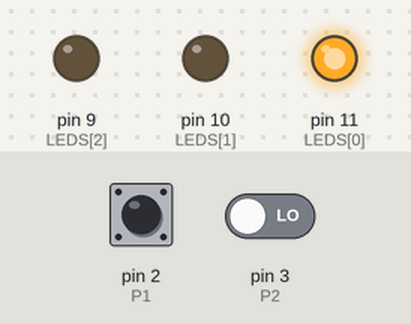
The sketch below on a simulated Arduino Uno, built with avr-gcc and run on an emulated ATmega328P. Parts: output pins drawn as LEDs (lit = HIGH). Inputs (shaded band) come from the test bench; at power-on: pin 2 (P1) HIGH, pin 3 (P2) LOW.

Above: at 1.2 s.
1.3 s: pin 2 (P1) pulled LOW for 0.15 s
At 2.2 s:
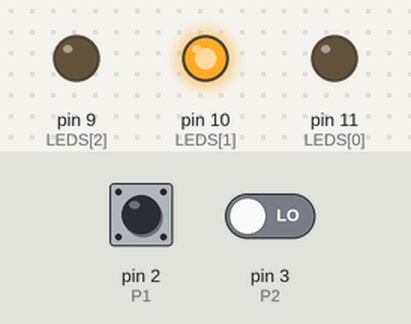
2.9 s: pin 3 (P2) driven HIGH
At 3.9 s:
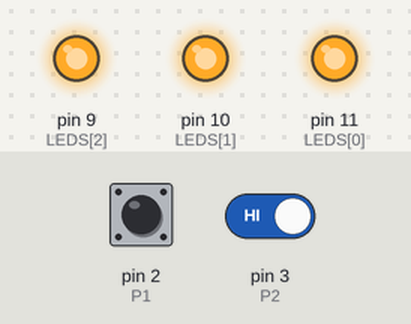
4.4 s: pin 3 (P2) driven LOW
At 5.1 s:
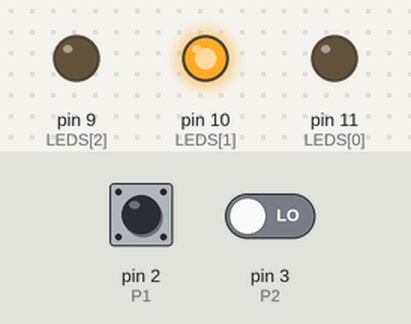
5.9 s: pin 2 (P1) pulled LOW for 1 s
At 8.1 s:
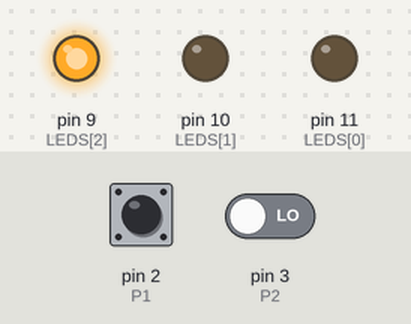
8.4 s: pin 2 (P1) pulled LOW for 3.2 s
At 12.0 s:
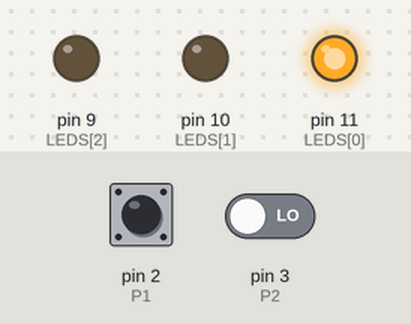
Timing chart, 0 to 13.5 s (numbered marks = the images above; inputs shaded):
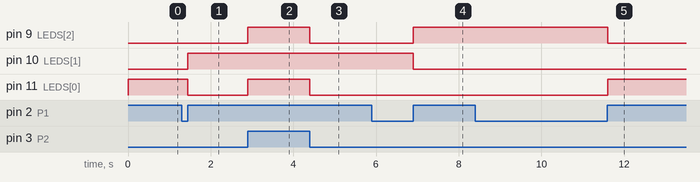

The sketch:

soluzione-B-medio-prova-lampade.ino
```cpp
/*
===============================================================================
CONSEGNA - ESERCIZIO B (MEDIO) - Pannello con selettore di modo e prova lampade
===============================================================================
Classe terza - Sistemi e reti
Argomenti: pull-up e pull-down, pulsanti senza memoria, rimbalzi e ipotesi di
progetto, polling non bloccante su un solo fronte (versioni 1 e 4).

Molti pannelli di macchine hanno un tasto "prova lampade": finche' e' premuto
tutte le spie si accendono, cosi' l'operatore vede se qualcuna e' bruciata.
Realizzate in Tinkercad un pannello con tre spie, un tasto che sceglie il modo
di funzionamento e un tasto di prova lampade.

OBIETTIVO
Sullo stesso pannello convivono un pulsante SENZA memoria (prova lampade:
conta solo il livello, finche' e' premuto) e un pulsante CON memoria (il
selettore: ogni rilascio fa avanzare il modo). I due pulsanti sono collegati
in modo diverso, uno in pull-down e uno in pull-up.

CIRCUITO IN TINKERCAD (Arduino Uno R3)
 Componente               Collegamento                     A cosa serve
 Pulsante SELEZIONE (P1)  tra il pin 2 e GND               premuto porta il pin 2 a LOW
                          (pull-up interno, INPUT_PULLUP)
 Pulsante PROVA (P2)      tra il pin 3 e 5V                premuto porta il pin 3 a HIGH
 Resistenza 10 kOhm       tra il pin 3 e GND               pull-down di P2
 LED verde  (MANUALE)     pin 11, con resistenza 220 Ohm   spia del modo 0
 LED giallo (AUTOMATICO)  pin 10, con resistenza 220 Ohm   spia del modo 1
 LED rosso  (MANUTENZ.)   pin 9,  con resistenza 220 Ohm   spia del modo 2

REQUISITI
 1. All'accensione il modo e' MANUALE: acceso solo il LED verde.
 2. A ogni RILASCIO di P1 il modo avanza: MANUALE -> AUTOMATICO ->
    MANUTENZIONE -> MANUALE ... ed e' acceso solo il LED del modo corrente.
 3. Finche' P2 e' premuto i tre LED sono tutti accesi; al rilascio di P2 torna
    acceso solo il LED del modo corrente. P2 non cambia mai il modo.
 4. Ogni pressione di P1 fa avanzare il modo di un solo passo.
 5. Il programma non e' bloccante: P2 risponde anche mentre P1 e' premuto.

VINCOLI SUL CODICE
 - P1 si gestisce con la versione 4 della dispensa sul polling su un solo
   fronte (schedulatore non bloccante, TBASE = 50 ms, variabile precval).
   Attenzione: P1 e' in pull-up, quindi il rilascio e' un fronte di SALITA e
   la callback e' doOnRise().
 - doOnRise() cambia solo la variabile del modo (byte modo, 0..2).
 - P2 si legge a ogni giro di loop() con digitalRead(), SENZA debounce.
 - Un solo punto del codice decide quali LED accendere, in base a modo e a P2.
 - Nessun delay().

COME PROVARLO
 [ ] All'avvio e' acceso solo il verde.
 [ ] Tre clic su P1: giallo, rosso, di nuovo verde. Il cambio avviene al
     rilascio, non alla pressione.
 [ ] Tenete premuto P2: tutti accesi; rilasciate: torna il modo di prima.
 [ ] Tenete premuto P1 e intanto premete P2: la prova lampade funziona lo
     stesso.
 [ ] Clic rapidi su P1: ognuno fa un solo passo.

COSA CONSEGNARE
 1. Il link al progetto Tinkercad, condiviso in sola lettura.
 2. Il codice completo, con un commento su ogni riga che riguarda i tempi.
 3. Le risposte alle domande.

DOMANDE
 1. Compilate la tabella per P1 e per P2: livello a riposo, livello da
    premuto, fronte della pressione, fronte del rilascio.
 2. Perche' P2 (prova lampade) non ha bisogno di debounce, mentre P1 si'? Che
    cosa vede l'operatore se P2 rimbalza per 5 ms? E se P1 rimbalza senza
    debounce?
 3. Ipotesi di progetto: TBASE deve stare fra due limiti. Quali? Che cosa
    succederebbe con TBASE = 5 ms? E con TBASE = 300 ms?
 4. Con lo schedulatore uno spike di 2 ms a P1 rilasciato puo' far avanzare il
    modo? Sempre, mai o solo in certi casi? Spiegate.
 5. Riscrivete la gestione di P1 con la versione 1 della dispensa (millis() e
    variabile attivo, pull-up). Che cosa cambia nel ritardo con cui il modo
    avanza dopo il rilascio? Quale delle due versioni filtra il buco a
    pulsante premuto?
===============================================================================
*/

// ---------------------------------------------------------------------------
// SOLUZIONE - P1 con schedulatore su un solo fronte (versione 4, pull-up)
//             P2 senza memoria (pull-down, nessun debounce)
// ---------------------------------------------------------------------------
#define TBASE 50                          // ms fra due letture di P1: > rimbalzi

const byte P1 = 2;                        // SELEZIONE, INPUT_PULLUP: premuto = LOW
const byte P2 = 3;                        // PROVA LAMPADE, pull-down: premuto = HIGH
const byte LEDS[3] = {11, 10, 9};         // verde MANUALE, giallo AUTOMATICO, rosso MANUTENZIONE

byte modo = 0;                            // 0 manuale, 1 automatico, 2 manutenzione
unsigned long precm = 0;                  // istante dell'ultima lettura di P1
byte precval = HIGH;                      // lettura precedente di P1 (riposo = HIGH)
byte val;

void doOnRise() {
  // RILASCIO di P1 (in pull-up e' un fronte di SALITA): modo successivo
  modo = (modo + 1) % 3;
}

void setup() {
  pinMode(P1, INPUT_PULLUP);
  pinMode(P2, INPUT);                     // pull-down esterno da 10 kOhm
  for (byte i = 0; i < 3; i++) pinMode(LEDS[i], OUTPUT);
}

void loop() {
  // --- compito 1: P1, una lettura ogni TBASE ms
  if (millis() - precm >= TBASE) {        // passati TBASE ms dall'ultima lettura
    precm = millis();                     // istante di questa lettura
    val = digitalRead(P1);
    if (precval == LOW && val == HIGH) {  // prima premuto, ora rilasciato
      doOnRise();
    }
    precval = val;
  }

  // --- compito 2: P2 senza memoria + uscita, in un solo punto
  bool prova = (digitalRead(P2) == HIGH); // conta solo il livello di adesso
  for (byte i = 0; i < 3; i++) {
    digitalWrite(LEDS[i], (prova || i == modo) ? HIGH : LOW);
  }
}

/*
===============================================================================
RISPOSTE ALLE DOMANDE
===============================================================================
1.               riposo   premuto   pressione         rilascio
   P1 (pull-up)   HIGH     LOW      fronte di discesa  fronte di salita
   P2 (pull-down) LOW      HIGH     fronte di salita   fronte di discesa

2. P2 e' senza memoria: l'uscita dipende solo dal livello di ADESSO. Un
   rimbalzo di 5 ms fa accendere e spegnere i LED per qualche ms, un tempo
   che l'occhio non vede; finiti i rimbalzi l'uscita e' giusta e non resta
   traccia dell'errore. P1 invece ha memoria: ogni fronte cambia la
   variabile modo, e un cambio sbagliato resta. Senza debounce ogni
   rimbalzo di P1 sarebbe un fronte in piu': il modo avanzerebbe di un
   numero casuale di passi.

3. Il limite inferiore: TBASE deve essere piu' lungo dei rimbalzi (e dei
   disturbi), cosi' due letture consecutive non cadono mai entrambe dentro
   lo stesso treno di rimbalzi: circa 11 ms secondo la finestra di progetto
   della dispensa. Il limite superiore: TBASE deve essere piu' corto
   dell'evento vero piu' breve (una pressione o una pausa fra due clic,
   circa 100 ms), altrimenti un clic rapido puo' cadere fra due letture.
   - TBASE = 5 ms: due o tre letture cadono dentro i rimbalzi; una sequenza
     LOW, HIGH, LOW, HIGH produce piu' fronti di salita: il modo avanza di
     piu' passi.
   - TBASE = 300 ms: un clic di 150 ms puo' non essere mai letto, e il modo
     cambia fino a 300 ms dopo il rilascio, un ritardo che si vede.

4. Solo in certi casi. Con il pull-up lo spike a riposo e' un impulso LOW.
   Se nessuna lettura ci cade dentro, non succede nulla. Se una lettura lo
   vede, quella lettura vale LOW e la successiva HIGH: e' un fronte di
   salita, il modo avanza. La probabilita' e' circa durata/TBASE = 2/50 = 4%
   (in simulazione: 45 avanzamenti su 1000 spike).

5. Versione 1 con il pull-up:

     unsigned long t0 = 0;
     bool attivo = false;
     ...
     if (digitalRead(P1) == LOW) {           // premuto
       attivo = true;
       t0 = millis();
     } else if (attivo && millis() - t0 > 50) {
       attivo = false;                       // HIGH da piu' di 50 ms: rilascio
       doOnRise();
     }

   Ritardo: con la versione 4 il modo cambia alla prima lettura dopo la fine
   dei rimbalzi, cioe' da 0 a 50 ms dopo (in media 25), con la versione 1
   sempre 50 ms dopo l'ultimo rimbalzo.
   Buco a pulsante premuto (impulso HIGH breve): la versione 1 lo filtra
   sempre, perche' servono 50 ms di HIGH continuo; la versione 4 solo se
   nessuna lettura ci cade dentro, altrimenti lo prende per un rilascio e il
   modo avanza a meta' pressione.
*/
```

Measured:
- after the input at 1.3 s, pin 10 (LEDS[1]): LOW → HIGH after 0.15 s; pin 11 (LEDS[0]): HIGH → LOW after 0.15 s
- after the input at 2.9 s, pin 9 (LEDS[2]), pin 11 (LEDS[0]): LOW → HIGH at once
- after the input at 4.4 s, pin 9 (LEDS[2]), pin 11 (LEDS[0]): HIGH → LOW at once
- after the input at 5.9 s, pin 9 (LEDS[2]): LOW → HIGH after 1.0 s; pin 10 (LEDS[1]): HIGH → LOW after 1.0 s
- after the input at 8.4 s, pin 9 (LEDS[2]): HIGH → LOW after 3.2 s; pin 11 (LEDS[0]): LOW → HIGH after 3.2 s
